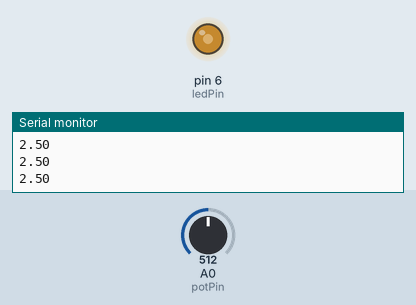
Bench run of a sketch on a simulated Arduino Uno, built with avr-gcc and run on an emulated ATmega328P. Shown: output pins drawn as LEDs (lit = HIGH), the last lines printed to the serial monitor. The test bench sets the inputs (shaded band); at power-on: A0 (potPin) = 512.

Above: at 1.2 s.
1.3 s: A0 (potPin) set to 716
At 2.2 s:
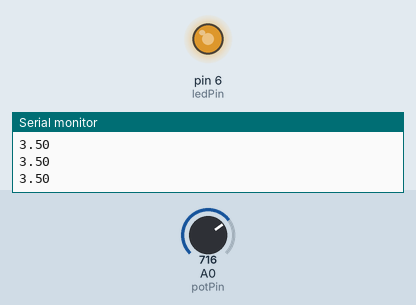
2.9 s: A0 (potPin) set to 900
At 3.8 s:
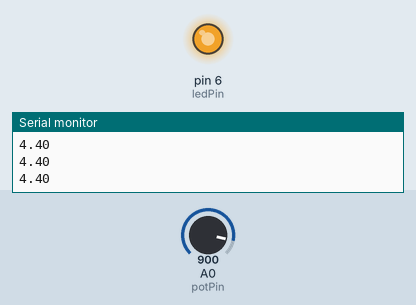
4.5 s: A0 (potPin) set to 122
At 5.3 s:
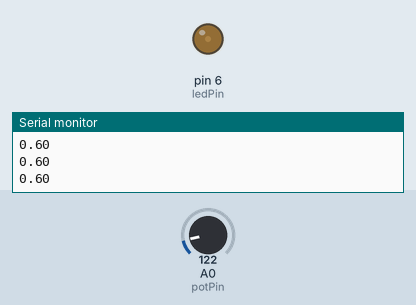
6.1 s: A0 (potPin) set to 0
At 6.9 s:
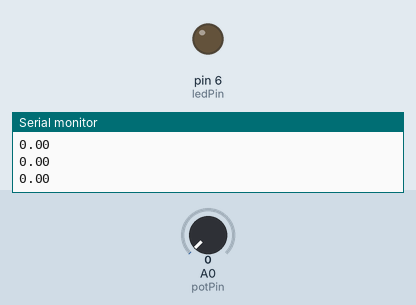
7.7 s: A0 (potPin) set to 511
At 8.4 s:
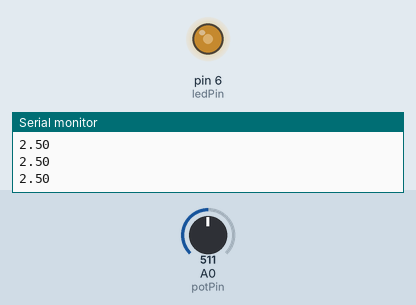
Timing chart, 0 to 10.3 s (numbered marks = the images above; inputs shaded):
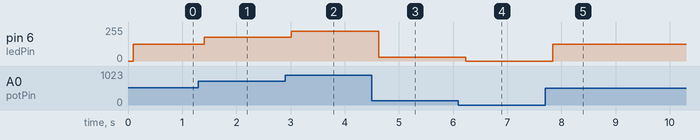

The sketch:

potentialmeter.ino
```cpp
int potPin=A0;
int ledPin=6;
int ledPin_2=5;
void setup() {
  Serial.begin(9600);
  Serial.print("output value : ");
  pinMode(ledPin, OUTPUT);

}

void loop() {
  double value=analogRead(potPin);
  Serial.println(value*5/1023);
  delay(100);
  analogWrite(ledPin, value*255/1023);

}
```

Measured:
- after the input at 1.3 s, pin 6 (ledPin): 127/255 → 178/255 after 0.11 s
- after the input at 2.9 s, pin 6 (ledPin): 178/255 → 224/255 after 0.12 s
- after the input at 4.5 s, pin 6 (ledPin): 224/255 → 30/255 after 0.13 s
- after the input at 6.1 s, pin 6 (ledPin): 30/255 → 0/255 after 0.14 s
- after the input at 7.7 s, pin 6 (ledPin): 0/255 → 127/255 after 0.14 s
